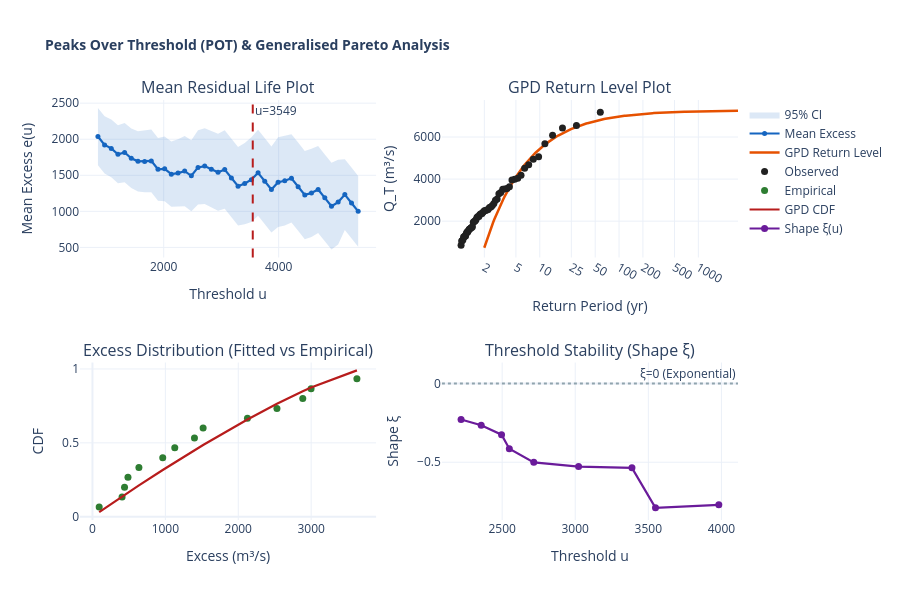

Write notebook code for a chart like this one.
### Markdown cell above
### ⚡ P11 — POT / GPD Analysis: Threshold Stability + Return Levels

### Code cell
fig = make_subplots(rows=2, cols=2,
    subplot_titles=["Mean Residual Life Plot", "GPD Return Level Plot",
                    "Excess Distribution (Fitted vs Empirical)",
                    "Threshold Stability (Shape ξ)"])

# ── MRL plot ──────────────────────────────────────────────────────────────
thresholds = np.linspace(Q.min(), np.percentile(Q,92), 40)
mrl_y = []
mrl_lo = []; mrl_hi = []
for u in thresholds:
    exc = Q[Q > u] - u
    if len(exc) >= 5:
        mrl_y.append(exc.mean())
        se = exc.std(ddof=1) / np.sqrt(len(exc)) * 1.96
        mrl_lo.append(exc.mean() - se); mrl_hi.append(exc.mean() + se)
    else:
        mrl_y.append(np.nan); mrl_lo.append(np.nan); mrl_hi.append(np.nan)

fig.add_trace(go.Scatter(
    x=list(thresholds)+list(thresholds[::-1]),
    y=mrl_hi + mrl_lo[::-1],
    fill="toself", fillcolor="rgba(21,101,192,0.15)",
    line=dict(color="rgba(0,0,0,0)"), name="95% CI",
), row=1, col=1)
fig.add_trace(go.Scatter(
    x=thresholds, y=mrl_y, mode="lines+markers",
    line=dict(color="#1565C0", width=2.2),
    marker=dict(size=5), name="Mean Excess",
    hovertemplate="u=%{x:.0f}<br>e(u)=%{y:.0f}<extra></extra>",
), row=1, col=1)
fig.add_vline(x=U_THRESHOLD, line_dash="dash", line_color="#B71C1C",
              annotation_text=f"u={U_THRESHOLD:.0f}", row=1, col=1)

# ── GPD return level ──────────────────────────────────────────────────────
T_gpd = np.logspace(0.3, 3.5, 200)
lambda_rate = len(EXCEEDANCES) / N
xi_gpd, _, sigma_gpd = GPD_PARAMS
RL_gpd = []
for T in T_gpd:
    p = 1/(lambda_rate*T)
    if xi_gpd == 0:
        rl = U_THRESHOLD - sigma_gpd*np.log(p)
    else:
        rl = U_THRESHOLD + sigma_gpd*((p**(-xi_gpd)-1)/xi_gpd)
    RL_gpd.append(rl)

fig.add_trace(go.Scatter(
    x=T_gpd, y=RL_gpd, mode="lines", name="GPD Return Level",
    line=dict(color="#E65100", width=2.5),
    hovertemplate="T=%{x:.1f} yr<br>Q=%{y:.0f} m³/s<extra></extra>",
), row=1, col=2)
fig.add_trace(go.Scatter(
    x=T_emp, y=Q_sorted, mode="markers", name="Observed",
    marker=dict(color="#212121", size=7),
    hovertemplate="T=%{x:.1f}<br>Q=%{y:.0f}<extra></extra>",
), row=1, col=2)

# ── Empirical vs fitted GPD CDF ───────────────────────────────────────────
exc_sorted = np.sort(EXCEEDANCES)
emp_cdf    = np.arange(1, len(exc_sorted)+1) / (len(exc_sorted)+1)
gpd_cdf    = genpareto.cdf(exc_sorted, *GPD_PARAMS)

fig.add_trace(go.Scatter(x=exc_sorted, y=emp_cdf, mode="markers",
    marker=dict(color="#2E7D32", size=7), name="Empirical",
    hovertemplate="Excess=%{x:.0f}<br>P=%{y:.3f}<extra></extra>"), row=2, col=1)
fig.add_trace(go.Scatter(x=exc_sorted, y=gpd_cdf, mode="lines",
    line=dict(color="#B71C1C", width=2.2), name="GPD CDF",
    hovertemplate="Excess=%{x:.0f}<br>P=%{y:.3f}<extra></extra>"), row=2, col=1)

# ── Threshold stability (shape ξ vs u) ────────────────────────────────────
xi_vals = []; u_stab = []
for u in np.percentile(Q, np.arange(40, 85, 5)):
    exc = Q[Q > u] - u
    if len(exc) >= 8:
        p = genpareto.fit(exc, floc=0)
        xi_vals.append(p[0]); u_stab.append(u)

fig.add_trace(go.Scatter(
    x=u_stab, y=xi_vals, mode="lines+markers",
    line=dict(color="#6A1B9A", width=2.2),
    marker=dict(size=7), name="Shape ξ(u)",
    hovertemplate="u=%{x:.0f}<br>ξ=%{y:.4f}<extra></extra>",
), row=2, col=2)
fig.add_hline(y=0, line_dash="dot", line_color="#90A4AE",
              annotation_text="ξ=0 (Exponential)", row=2, col=2)

fig.update_xaxes(type="log", title_text="Return Period (yr)", row=1, col=2,
                 tickvals=[2,5,10,25,50,100,200,500,1000])
fig.update_xaxes(title_text="Threshold u", row=1, col=1)
fig.update_xaxes(title_text="Excess (m³/s)", row=2, col=1)
fig.update_xaxes(title_text="Threshold u", row=2, col=2)
fig.update_yaxes(title_text="Mean Excess e(u)", row=1, col=1)
fig.update_yaxes(title_text="Q_T (m³/s)", row=1, col=2)
fig.update_yaxes(title_text="CDF", row=2, col=1)
fig.update_yaxes(title_text="Shape ξ", row=2, col=2)

fig.update_layout(
    height=600,
    title_text="<b>Peaks Over Threshold (POT) & Generalised Pareto Analysis</b>",
    title_font_size=14, showlegend=True,
    legend=dict(x=1.01, y=1),
)
fig.show()

### Figure 1 — Plotly figure (JSON) as saved in the notebook; plotly's stock layout.template omitted (floating-point values rounded to 4 significant figures; data arrays with more than 128 entries replaced by an {"elided": "..."} marker saying what was removed)
{"data": [{"fill": "toself", "fillcolor": "rgba(21,101,192,0.15)", "line": {"color": "rgba(0,0,0,0)"}, "name": "95% CI", "type": "scatter", "x": [855.0, 971.1, 1087.0, 1203.0, 1319.0, 1436.0, 1552.0, 1668.0, 1784.0, 1900.0, 2016.0, 2132.0, 2248.0, 2364.0, 2480.0, 2597.0, 2713.0, 2829.0, 2945.0, 3061.0, 3177.0, 3293.0, 3409.0, 3525.0, 3642.0, 3758.0, 3874.0, 3990.0, 4106.0, 4222.0, 4338.0, 4454.0, 4570.0, 4687.0, 4803.0, 4919.0, 5035.0, 5151.0, 5267.0, 5383.0, 5383.0, 5267.0, 5151.0, 5035.0, 4919.0, 4803.0, 4687.0, 4570.0, 4454.0, 4338.0, 4222.0, 4106.0, 3990.0, 3874.0, 3758.0, 3642.0, 3525.0, 3409.0, 3293.0, 3177.0, 3061.0, 2945.0, 2829.0, 2713.0, 2597.0, 2480.0, 2364.0, 2248.0, 2132.0, 2016.0, 1900.0, 1784.0, 1668.0, 1552.0, 1436.0, 1319.0, 1203.0, 1087.0, 971.1, 855.0], "xaxis": "x", "y": [2435.0, 2318.0, 2273.0, 2194.0, 2227.0, 2149.0, 2111.0, 2118.0, 2134.0, 2018.0, 2037.0, 1968.0, 1999.0, 2044.0, 1985.0, 2124.0, 2152.0, 2112.0, 2075.0, 2124.0, 2007.0, 1891.0, 1949.0, 2026.0, 2131.0, 2015.0, 1899.0, 2026.0, 2045.0, 2069.0, 1953.0, 1837.0, 1868.0, 1905.0, 1789.0, 1673.0, 1716.0, 1723.0, 1606.0, 1490.0, 509.0, 625.1, 741.2, 541.1, 469.1, 585.2, 701.3, 643.0, 614.5, 730.6, 846.7, 804.5, 783.9, 705.2, 821.3, 937.4, 853.1, 821.8, 803.4, 919.5, 1036.0, 1009.0, 1055.0, 1102.0, 1094.0, 1001.0, 1072.0, 1062.0, 1063.0, 1141.0, 1148.0, 1264.0, 1264.0, 1274.0, 1322.0, 1405.0, 1389.0, 1472.0, 1524.0, 1640.0], "yaxis": "y"}, {"hovertemplate": "u=%{x:.0f}<br>e(u)=%{y:.0f}<extra></extra>", "line": {"color": "#1565C0", "width": 2.2}, "marker": {"size": 5}, "mode": "lines+markers", "name": "Mean Excess", "type": "scatter", "x": [855.0, 971.1, 1087.0, 1203.0, 1319.0, 1436.0, 1552.0, 1668.0, 1784.0, 1900.0, 2016.0, 2132.0, 2248.0, 2364.0, 2480.0, 2597.0, 2713.0, 2829.0, 2945.0, 3061.0, 3177.0, 3293.0, 3409.0, 3525.0, 3642.0, 3758.0, 3874.0, 3990.0, 4106.0, 4222.0, 4338.0, 4454.0, 4570.0, 4687.0, 4803.0, 4919.0, 5035.0, 5151.0, 5267.0, 5383.0], "xaxis": "x", "y": [2037.0, 1921.0, 1873.0, 1792.0, 1816.0, 1736.0, 1693.0, 1691.0, 1699.0, 1583.0, 1589.0, 1515.0, 1531.0, 1558.0, 1493.0, 1609.0, 1627.0, 1583.0, 1542.0, 1580.0, 1463.0, 1347.0, 1385.0, 1440.0, 1534.0, 1418.0, 1302.0, 1405.0, 1425.0, 1458.0, 1342.0, 1226.0, 1255.0, 1303.0, 1187.0, 1071.0, 1129.0, 1232.0, 1116.0, 999.6], "yaxis": "y"}, {"hovertemplate": "T=%{x:.1f} yr<br>Q=%{y:.0f} m³/s<extra></extra>", "line": {"color": "#E65100", "width": 2.5}, "mode": "lines", "name": "GPD Return Level", "type": "scatter", "x": {"elided": "200 float values"}, "xaxis": "x2", "y": {"elided": "200 float values"}, "yaxis": "y2"}, {"hovertemplate": "T=%{x:.1f}<br>Q=%{y:.0f}<extra></extra>", "marker": {"color": "#212121", "size": 7}, "mode": "markers", "name": "Observed", "type": "scatter", "x": [1.018, 1.036, 1.055, 1.074, 1.094, 1.115, 1.137, 1.16, 1.184, 1.208, 1.234, 1.261, 1.289, 1.318, 1.349, 1.381, 1.415, 1.45, 1.487, 1.526, 1.568, 1.611, 1.657, 1.706, 1.758, 1.812, 1.871, 1.933, 2.0, 2.071, 2.148, 2.231, 2.32, 2.417, 2.522, 2.636, 2.762, 2.9, 3.053, 3.222, 3.412, 3.625, 3.867, 4.143, 4.462, 4.833, 5.273, 5.8, 6.444, 7.25, 8.286, 9.667, 11.6, 14.5, 19.33, 29.0, 58.0], "xaxis": "x2", "y": [855.0, 1052.0, 1077.0, 1112.0, 1248.0, 1262.0, 1297.0, 1298.0, 1414.0, 1479.0, 1488.0, 1558.0, 1617.0, 1644.0, 1672.0, 1702.0, 1730.0, 1947.0, 1982.0, 2006.0, 2072.0, 2169.0, 2216.0, 2224.0, 2320.0, 2355.0, 2364.0, 2432.0, 2496.0, 2507.0, 2534.0, 2553.0, 2654.0, 2677.0, 2743.0, 2840.0, 2999.0, 3059.0, 3302.0, 3357.0, 3512.0, 3524.0, 3549.0, 3641.0, 3955.0, 3989.0, 4036.0, 4186.0, 4513.0, 4678.0, 4948.0, 5067.0, 5675.0, 6080.0, 6434.0, 6548.0, 7177.0], "yaxis": "y2"}, {"hovertemplate": "Excess=%{x:.0f}<br>P=%{y:.3f}<extra></extra>", "marker": {"color": "#2E7D32", "size": 7}, "mode": "markers", "name": "Empirical", "type": "scatter", "x": [92.0, 406.0, 440.0, 487.0, 637.0, 964.0, 1129.0, 1399.0, 1518.0, 2126.0, 2531.0, 2885.0, 2999.0, 3628.0], "xaxis": "x3", "y": [0.06667, 0.1333, 0.2, 0.2667, 0.3333, 0.4, 0.4667, 0.5333, 0.6, 0.6667, 0.7333, 0.8, 0.8667, 0.9333], "yaxis": "y3"}, {"hovertemplate": "Excess=%{x:.0f}<br>P=%{y:.3f}<extra></extra>", "line": {"color": "#B71C1C", "width": 2.2}, "mode": "lines", "name": "GPD CDF", "type": "scatter", "x": [92.0, 406.0, 440.0, 487.0, 637.0, 964.0, 1129.0, 1399.0, 1518.0, 2126.0, 2531.0, 2885.0, 2999.0, 3628.0], "xaxis": "x3", "y": [0.03122, 0.1362, 0.1474, 0.1628, 0.2117, 0.3161, 0.3675, 0.4498, 0.4852, 0.6581, 0.764, 0.8491, 0.8747, 0.9906], "yaxis": "y3"}, {"hovertemplate": "u=%{x:.0f}<br>ξ=%{y:.4f}<extra></extra>", "line": {"color": "#6A1B9A", "width": 2.2}, "marker": {"size": 7}, "mode": "lines+markers", "name": "Shape ξ(u)", "type": "scatter", "x": [2219.0, 2357.0, 2496.0, 2549.0, 2717.0, 3023.0, 3388.0, 3549.0, 3982.0], "xaxis": "x4", "y": [-0.2283, -0.2648, -0.3253, -0.414, -0.5008, -0.5278, -0.5356, -0.7891, -0.7704], "yaxis": "y4"}], "layout": {"annotations": [{"font": {"size": 16}, "showarrow": false, "text": "Mean Residual Life Plot", "x": 0.225, "xanchor": "center", "xref": "paper", "y": 1.0, "yanchor": "bottom", "yref": "paper"}, {"font": {"size": 16}, "showarrow": false, "text": "GPD Return Level Plot", "x": 0.775, "xanchor": "center", "xref": "paper", "y": 1.0, "yanchor": "bottom", "yref": "paper"}, {"font": {"size": 16}, "showarrow": false, "text": "Excess Distribution (Fitted vs Empirical)", "x": 0.225, "xanchor": "center", "xref": "paper", "y": 0.375, "yanchor": "bottom", "yref": "paper"}, {"font": {"size": 16}, "showarrow": false, "text": "Threshold Stability (Shape ξ)", "x": 0.775, "xanchor": "center", "xref": "paper", "y": 0.375, "yanchor": "bottom", "yref": "paper"}, {"showarrow": false, "text": "u=3549", "x": 3549.0, "xanchor": "left", "xref": "x", "y": 1, "yanchor": "top", "yref": "y domain"}, {"showarrow": false, "text": "ξ=0 (Exponential)", "x": 1, "xanchor": "right", "xref": "x4 domain", "y": 0, "yanchor": "bottom", "yref": "y4"}], "height": 600, "legend": {"x": 1.01, "y": 1}, "shapes": [{"line": {"color": "#B71C1C", "dash": "dash"}, "type": "line", "x0": 3549.0, "x1": 3549.0, "xref": "x", "y0": 0, "y1": 1, "yref": "y domain"}, {"line": {"color": "#90A4AE", "dash": "dot"}, "type": "line", "x0": 0, "x1": 1, "xref": "x4 domain", "y0": 0, "y1": 0, "yref": "y4"}], "showlegend": true, "title": {"font": {"size": 14}, "text": "<b>Peaks Over Threshold (POT) & Generalised Pareto Analysis</b>"}, "xaxis": {"anchor": "y", "domain": [0.0, 0.45], "title": {"text": "Threshold u"}}, "xaxis2": {"anchor": "y2", "domain": [0.55, 1.0], "tickvals": [2, 5, 10, 25, 50, 100, 200, 500, 1000], "title": {"text": "Return Period (yr)"}, "type": "log"}, "xaxis3": {"anchor": "y3", "domain": [0.0, 0.45], "title": {"text": "Excess (m³/s)"}}, "xaxis4": {"anchor": "y4", "domain": [0.55, 1.0], "title": {"text": "Threshold u"}}, "yaxis": {"anchor": "x", "domain": [0.625, 1.0], "title": {"text": "Mean Excess e(u)"}}, "yaxis2": {"anchor": "x2", "domain": [0.625, 1.0], "title": {"text": "Q_T (m³/s)"}}, "yaxis3": {"anchor": "x3", "domain": [0.0, 0.375], "title": {"text": "CDF"}}, "yaxis4": {"anchor": "x4", "domain": [0.0, 0.375], "title": {"text": "Shape ξ"}}}}
